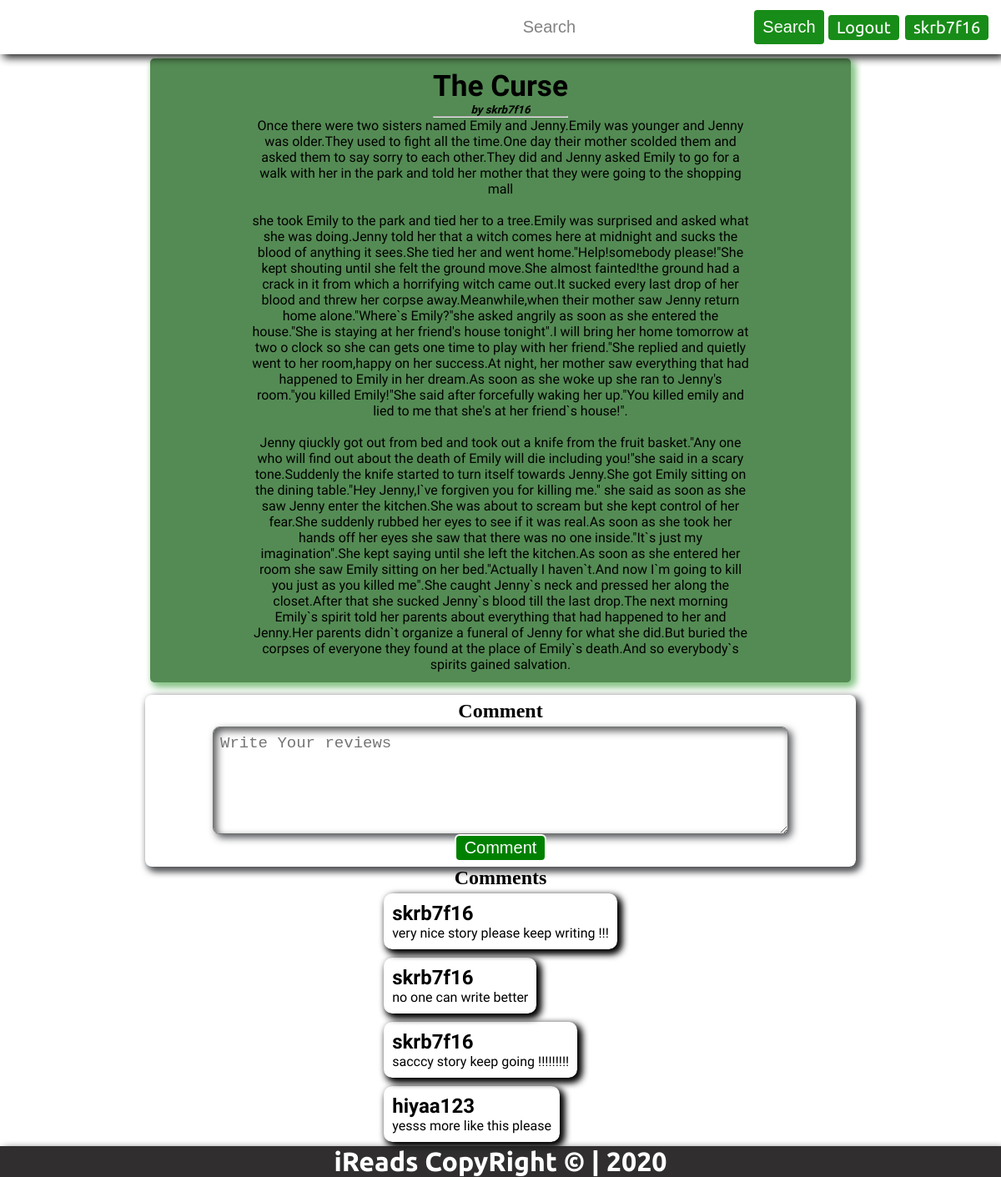
Page /thread?cat=story&&id=2 (signed in) on the committed database.
### iReads/models.py (models this page shows, shortened)
class StoriesThreads(models.Model):
    id=models.AutoField(primary_key=True)
    type=models.ForeignKey("StoriesCat", on_delete=models.CASCADE)
    author=models.CharField(max_length=100,default="skrb7f16")
    name=models.CharField(max_length=100)
    head=models.TextField()
    body=models.TextField()
    conclusion=models.TextField()

class Comment(models.Model):
    author=models.ForeignKey(User,on_delete=models.CASCADE)
    content=models.TextField()
    type=models.CharField(max_length=30)
    category=models.CharField(max_length=30)
    onpost=models.IntegerField()

### iReads/views.py (the view)
# urls.py: path('thread', views.thread,name='thread' ),
def thread(request):
    global BUTTONS
    if request.user.is_authenticated:
        BUTTONS='<a href="logoutUser" class="btn">Logout</a>'+f'<a class="btn">{request.user.username}</a>'
    cat = request.GET.get('cat')
    id = request.GET.get('id')
    if(cat == "story" and id != ''):
        id = int(id)
        comments=Comment.objects.filter(onpost=id)
        context = {"story": StoriesThreads.objects.filter(id=id).first(
        ), "buttons": BUTTONS,"comments":comments,"typeof":"story"}
        print(context['story'].name)
        return render(request, 'thread.html', context)
    elif(cat == "idiscuss" and id != ''):
        id = int(id)
        context = {"story": StoriesThreads.objects.filter(id=id).first(
        ), "buttons": BUTTONS}
        print(context['story'].name)
        return render(request, 'thread.html', context)
    else:
        return redirect(index)

### templates/thread.html (shortened to what this page needs)
{% extends 'basic.html' %}
    {% block userButtonNav %}
    {{buttons|safe}}
    {% endblock userButtonNav %}
{% load static %}
{% block body %}
    <div class="  container jumbotron text-center">
        <div class="head">
            <h1 class="large-text">{{story.name}}</h1>
            <h5><i>by {{story.author}}</i></h5>
            <hr>
        </div>
        <div class="body">
            <p>
               {{story.head}}
            </p>
            <br>
            <p>
                {{story.body}}
            </p>
            <br>
            <p>
                {{story.conclusion}}
            </p>
        </div>
    </div>
    <form action="submitComment?type={{typeof}}&&category={{story.type.catName}}&&id={{story.id}}" class="form-group" method="post">
        <h2>Comment </h2>
        <textarea name="comment" id="comment" cols="30" rows="5" placeholder="Write Your reviews" required></textarea>
        <button class="btn">Comment</button>
    </form>
    <section class="comment">
        <h2>Comments</h2>
        <ul class="posts">
        {% for comment in comments  %}
            <li class="post">
                <h2><a href="user.html">{{comment.author}}</a></h2>
                <p class="content">{{comment.content}}</p>
            </li>
            {% endfor %}
        </ul>
    </section>
{% endblock body %}

### static/css/navbar.css (style rules this page uses)
* { margin: 0; padding: 0; }
.right-side a { display: block; padding: 3px 10px; text-decoration: none; margin-left:3px ; }
.btn { font-size: 20px; padding: 3px 10px; border-radius: 6px; outline: none; color: white; background-color: green; border: 2px solid; cursor: pointer; }
.large-text { font-size: 2.2rem; }

### static/css/main.css (style rules this page uses)
.container { display: flex; width: 80%; padding: 1% 10%; justify-content: center; align-items: center; flex-wrap: wrap; }
.text-center { text-align: center; }
.jumbotron { background-color: rgb(84, 139, 84); width: 50%; height: fit-content; border-radius: 5px; margin: auto; margin-top: 5px; box-shadow: 4px 4px 10px rgb(137, 197, 137), 4px 4px 10px rgb(137, 197, 137); font-family: 'Pangolin', cursive; }
.posts { list-style: none; display: flex; align-items: center; justify-content: center; flex-direction: column; font-family: 'Anonymous Pro', monospace; }
.posts .post { margin: 5px; border-radius: 10px; padding: 10px; box-shadow: 4px 4px 10px black, 4px 4px 10px black; }
.posts a { color: black; text-decoration: none; }
.form-group { display: flex; justify-content: center; align-items: center; margin: auto; width: 70%; border-radius: 8px; padding: 0.5%; flex-direction: column; margin-top: 15px; box-shadow: 4px 4px 10px rgb(87, 88, 90), 4px 4px 10px rgb(75, 78, 82); }
.form-group input, .form-group textarea { outline: none; width: 80%; padding: 1%; border-radius: 8px; margin-top: 5px; box-shadow: inset 4px 4px 10px rgb(87, 88, 90), 4px 4px 10px rgb(75, 78, 82); display: flex; font-size: 19px; }
.comment { width: fit-content; display: flex; justify-content: center; align-items: center; margin: auto; flex-direction: column; }
.comment .posts { display: flex; flex-direction: column; max-width: 500px; justify-content: flex-start; align-items: flex-start; }
.comment .posts .post { box-shadow: 4px 4px 10px black, 4px 4px 10px black; border: none; }

### static/css/phone.css (style rules this page uses)
.right-side .btn { font-size: 15px; }
.container { flex-direction: column; margin: auto; }
.jumbotron { padding: 0 0; width: 80vw; margin: auto; }
.jumbotron .head, .jumbotron .body { width: 50vw; }
.form-group { width: 80%; }
.comment { width: 80%; }
.form-group input, .form-group textarea { width: 80%; box-shadow: inset 2px 2px 5px rgb(87, 88, 90), 2px 2px 5px rgb(75, 78, 82); }

### rows in the picture
StoriesThreads: name "The Curse", author "skrb7f16", head "Once there were two sisters named Emily and Jenny.Emily was younger and Jenny was older.They used to fight all the time.One day their mother scolded them and asked them to say sorry to each other.They did and Jenny asked Emily to go for a walk with her in the park and told her mother that they were going to the shopping mall", body "she took Emily to the park and tied her to a tree.Emily was surprised and asked what she was doing.Jenny told her that a witch comes here at midnight and sucks the blood of anything it sees.She tied her and went home.\"Help!somebody please!\"She kept shouting until she felt the ground move.She almost fainted!the ground had a crack in it from which a horrifying witch came out.It sucked every last drop of her blood and threw her corpse away.Meanwhile,when their mother saw Jenny return home alone.\"Where`s Emily?\"she asked angrily as soon as she entered the house.\"She is staying at her friend's house tonight\".I will bring her home tomorrow at two o clock so she can gets one time to play with her…", conclusion "Jenny qiuckly got out from bed and took out a knife from the fruit basket.\"Any one who will find out about the death of Emily will die including you!\"she said in a scary tone.Suddenly the knife started to turn itself towards Jenny.She got Emily sitting on the dining table.\"Hey Jenny,I`ve forgiven you for killing me.\" she said as soon as she saw Jenny enter the kitchen.She was about to scream but she kept control of her fear.She suddenly rubbed her eyes to see if it was real.As soon as she took her hands off her eyes she saw that there was no one inside.\"It`s just my imagination\".She kept saying until she left the kitchen.As soon as she entered her room she saw Emily sitting on her…"
Comment: author "skrb7f16", content "very nice story please keep writing !!!"
Comment: author "skrb7f16", content "no one can write better"
Comment: author "skrb7f16", content "sacccy story keep going !!!!!!!!!"
Comment: author "hiyaa123", content "yesss more like this please"

### other values in the picture
{{ buttons|safe }} "Logout skrb7f16"
